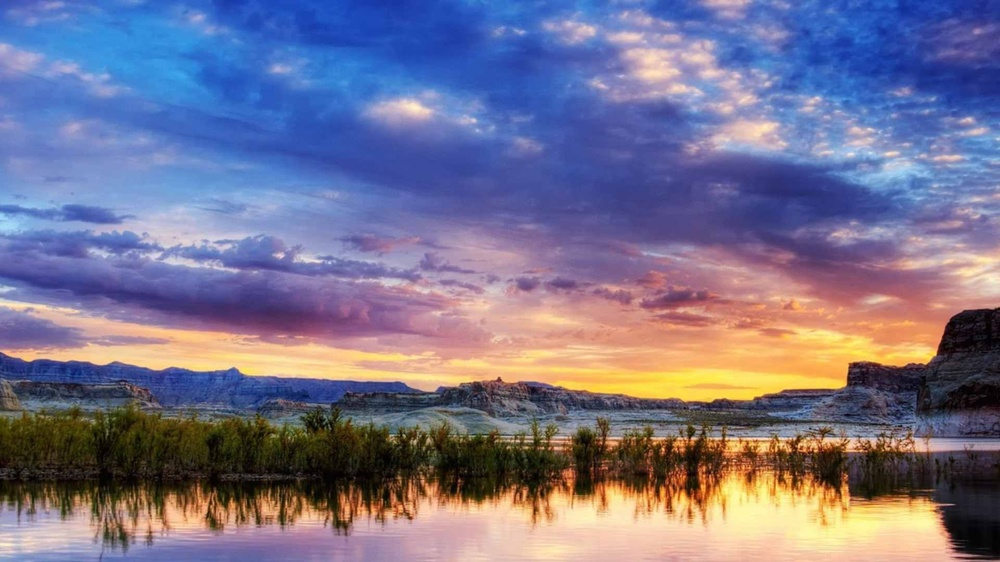
#> input picture sem5/OIIS/LW3/input_image.jpg, 1000 x 562 px, shrunk from 1920 x 1080 before the run
$ python lw2.py
#> lines starting #> are read from the running program, lines starting #| are printed output that depends on the picture
from PIL import Image, ImageFilter

# Открываем исходное изображение
input_image_path = 'input_image.jpg'
image = Image.open(input_image_path)
#> image is the input picture: PIL image 1000x562 RGB; mean R, G, B 119.8, 115.1, 141.3

# Применяем фильтры
filters = {
    "BLUR": ImageFilter.BLUR,
    "CONTOUR": ImageFilter.CONTOUR,
    "DETAIL": ImageFilter.DETAIL,
    "EDGE_ENHANCE": ImageFilter.EDGE_ENHANCE,
    "SHARPEN": ImageFilter.SHARPEN
}

# Сохраняем результаты с разными фильтрами
for filter_name, filter_func in filters.items():
    filtered_image = image.filter(filter_func)
    filtered_image.save(f'output_{filter_name}.jpg')
#> this loop made 5 passes
#> pass 2, `filtered_image = image.filter(filter_func)`:
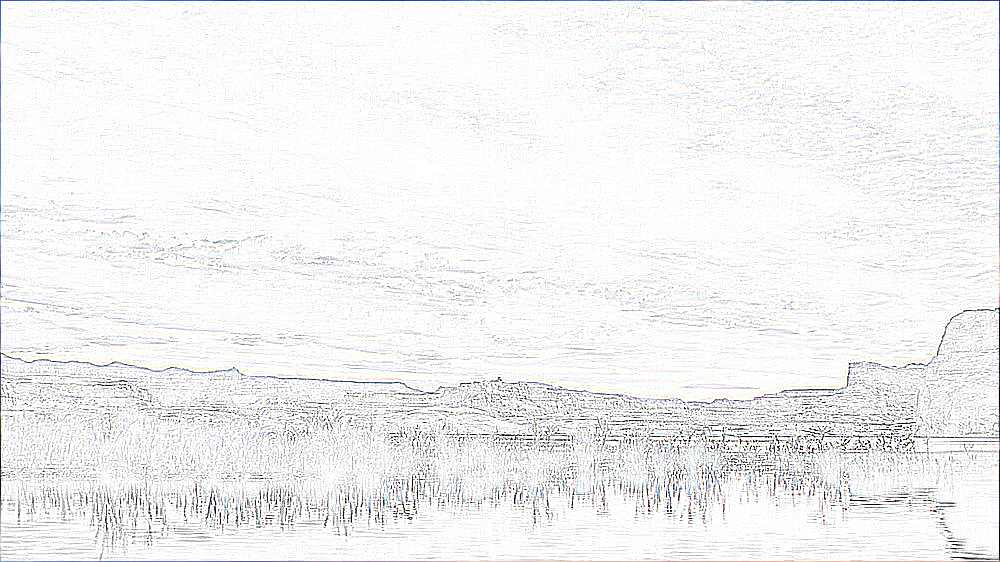
#> filtered_image: PIL image 1000x562 RGB; mean R, G, B 241.8, 242, 242.2

print("Фильтры применены и изображения сохранены.")

$ run again, with sem5/OIIS/LW3/1.jpg copied over sem5/OIIS/LW3/input_image.jpg
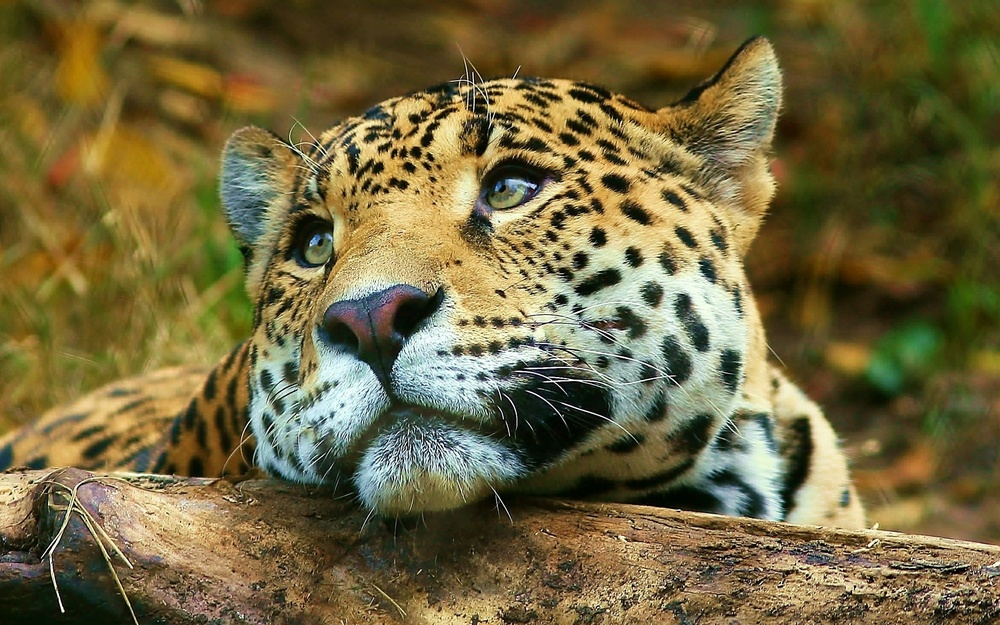
#> input picture sem5/OIIS/LW3/1.jpg, 1000 x 625 px, shrunk from 1920 x 1200 before the run
#> image is the input picture: PIL image 1000x625 RGB; mean R, G, B 115, 103.9, 63.5
#> the loop `for filter_name, filter_func in filters.items():` made 5 passes
#> pass 1, `filtered_image = image.filter(filter_func)`:
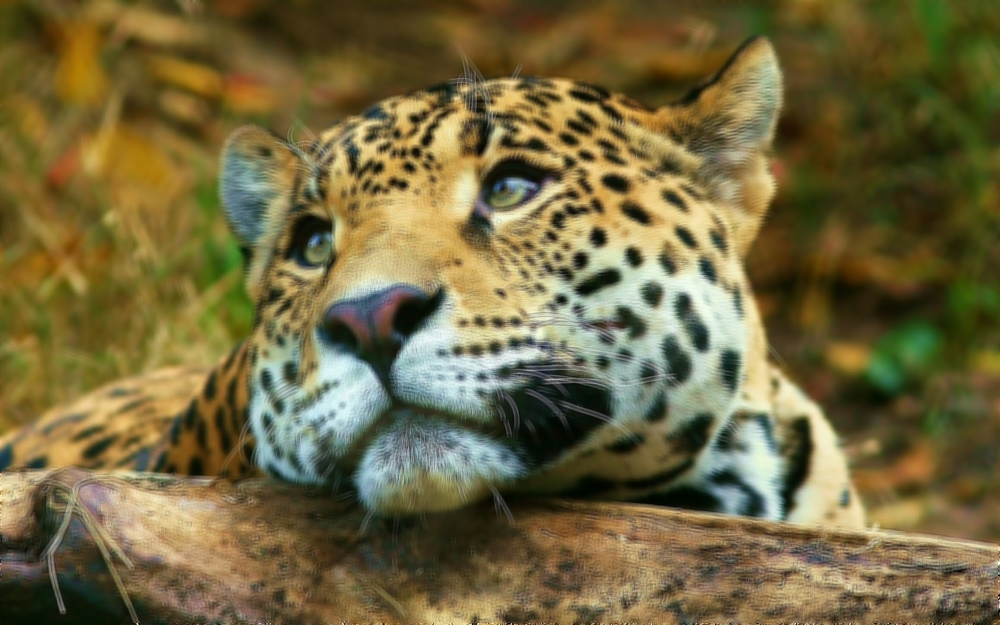
#> filtered_image: PIL image 1000x625 RGB; mean R, G, B 115.1, 103.9, 63.6
#> pass 2, `filtered_image = image.filter(filter_func)`:
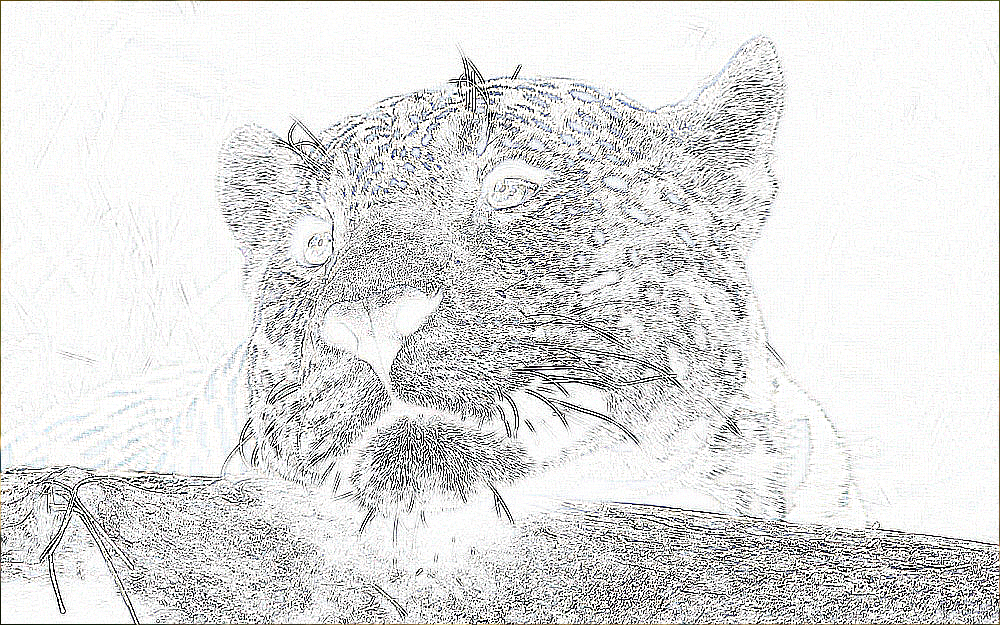
#> filtered_image: PIL image 1000x625 RGB; mean R, G, B 223.6, 223.7, 223.3

$ run again, with sem5/OIIS/LW3/2.jpg copied over sem5/OIIS/LW3/input_image.jpg
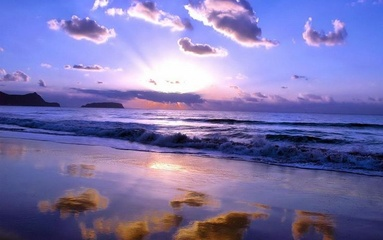
#> input picture sem5/OIIS/LW3/2.jpg, 383 x 240 px, shrunk from 736 x 460 before the run
#> image is the input picture: PIL image 383x240 RGB; mean R, G, B 123, 116.3, 172.9
#> the loop `for filter_name, filter_func in filters.items():` made 5 passes
#> pass 2, `filtered_image = image.filter(filter_func)`:
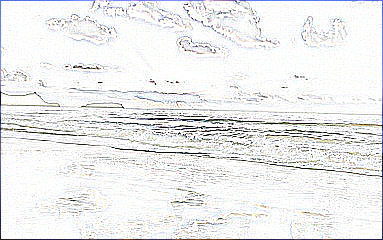
#> filtered_image: PIL image 383x240 RGB; mean R, G, B 236.9, 237.3, 237.8
#> after the loop `for filter_name, filter_func in filters.items():`:
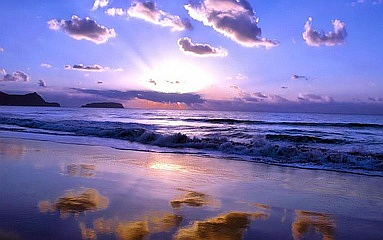
#> filtered_image: PIL image 383x240 RGB; mean R, G, B 123.1, 116.4, 172.7
